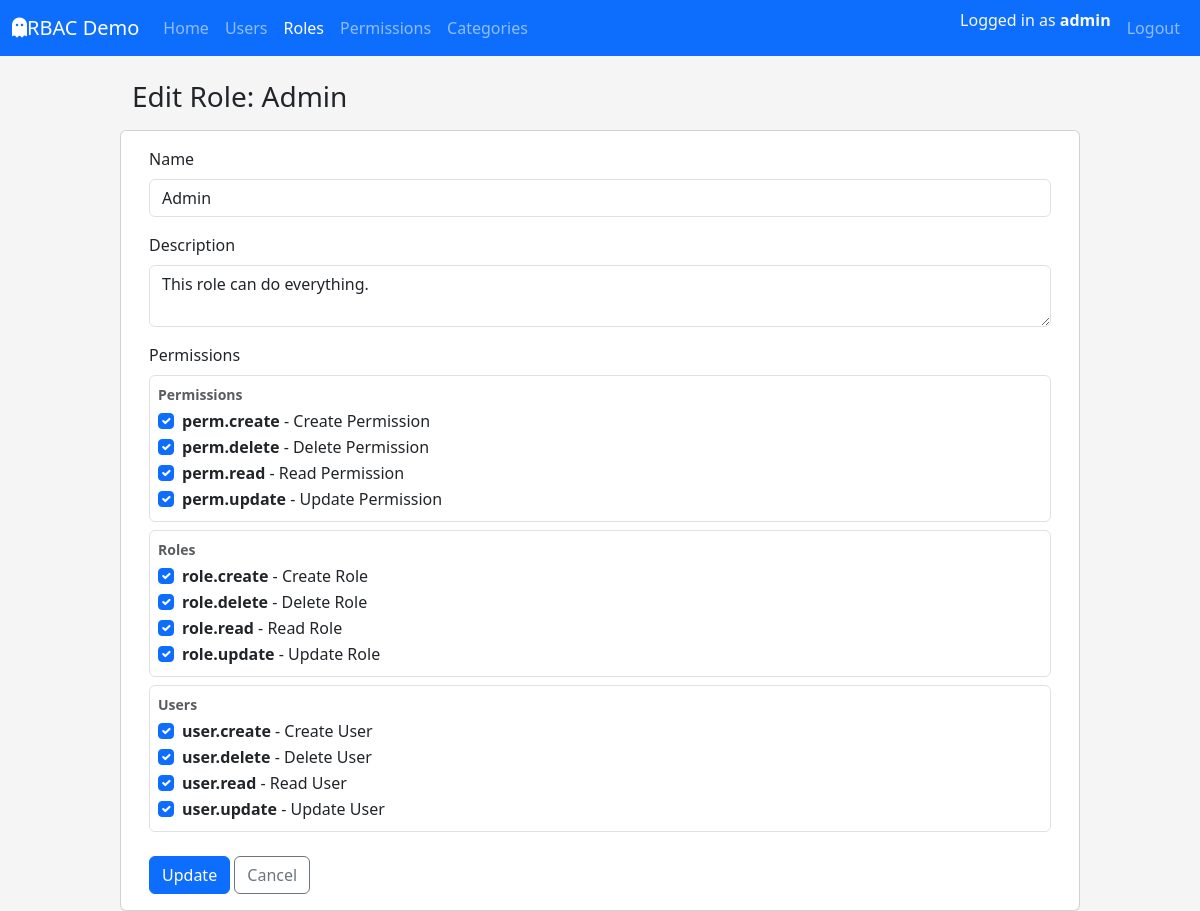
Before: /roles/edit/2 (signed in) with the older database file.
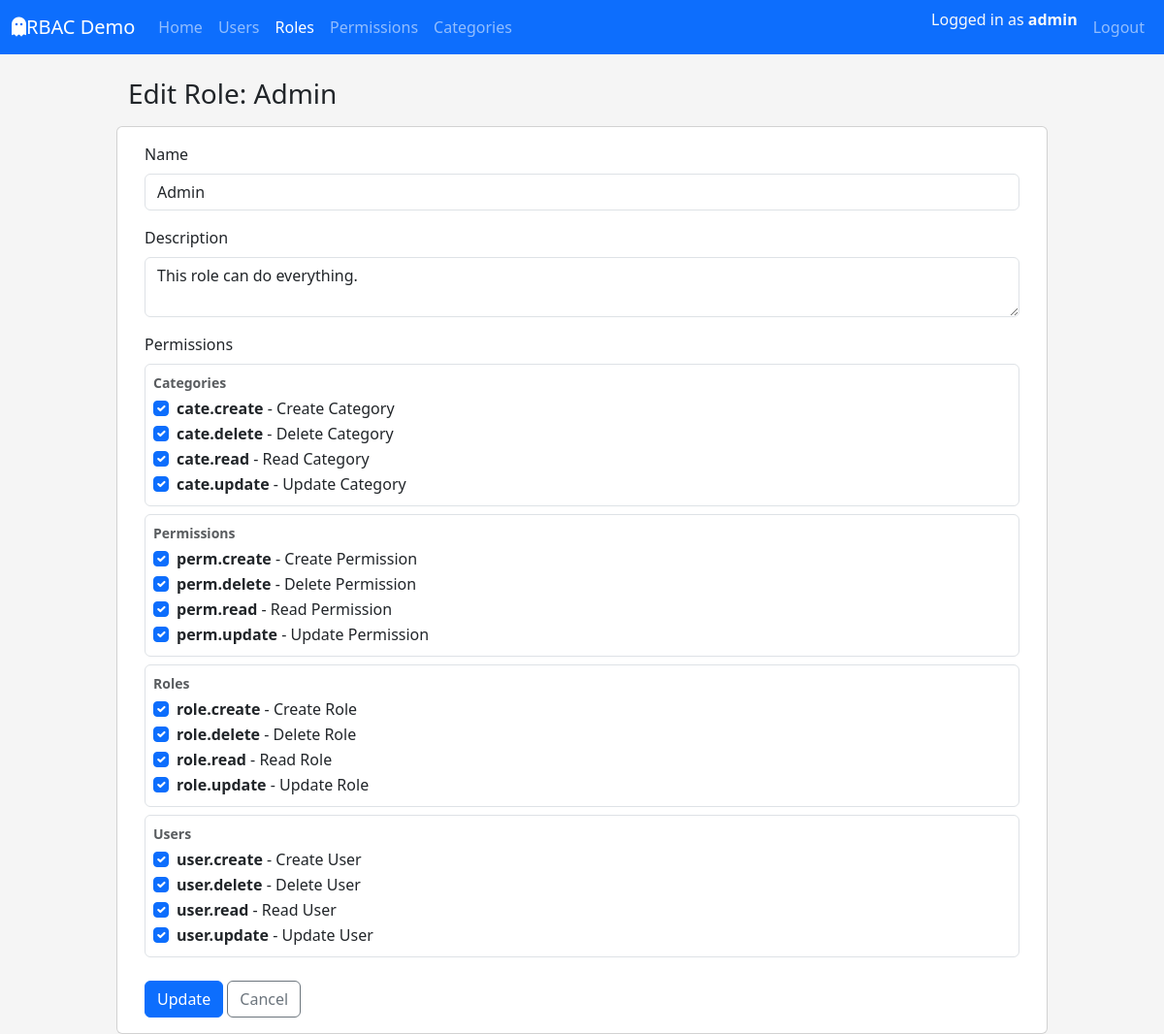
After: the same page with the newer database file.
### app/models/permission.py (models this page shows, shortened)
class PermissionTable(db.Model):
    __tablename__ = "tbl_permissions"
    id = db.Column(db.Integer, primary_key=True)
    code = db.Column(db.String(64), unique=True, nullable=False, index=True)
    name = db.Column(db.String(120), nullable=False)
    description = db.Column(db.String(255))
    module = db.Column(db.String(80), nullable=False, default="General")
    created_at = db.Column(db.DateTime, default=datetime.utcnow, nullable=False)
    updated_at = db.Column(db.DateTime, default=datetime.utcnow,onupdate=datetime.utcnow, nullable=False)
    roles = db.relationship("RoleTable", secondary=tbl_role_permissions, back_populates="permissions")

### app/routes/roles_route.py (the view, shortened to what this page needs)
@role_bp.route('/edit/<int:role_id>', methods=['GET', 'POST'])
@login_required
@permission_required(Perm.ROLE_UPDATE)
def edit(role_id: int):
    role = RoleService.get_role_by_id(role_id)
    if role is None:
        abort(404)
    form = RoleEditForm(origial_role=role, obj=role)
    return render_template("roles/edit.html", form=form, role=role)

### app/forms/role_forms.py (shortened to what this page needs)
class RoleEditForm(FlaskForm):
    name = StringField(
        "Name",
        validators=[DataRequired(), Length(min=1, max=80)],
    )
    description = TextAreaField(
        "Description",
    )
    permission_ids = MultiCheckboxField(
        "Permissions",
        coerce=int,
    )
    submit = SubmitField("Update")
    def __init__(self,origial_role: RoleTable, *args, **kwargs):
        super().__init__(*args, **kwargs)
        self.original_role = origial_role
        self.permission_ids.choices = _permission_choices()
        self.permissions_by_module = _permissions_grouped_by_module()
        if not self.is_submitted():
            self.permission_ids.data = [p.id for p in origial_role.permissions]

### app/forms/role_forms.py (called while the page is built)
def _permission_choices():
    return [
        (perm.id, f"{perm.code} - {perm.name}")
        for perm in db.session.scalars(
            db.select(PermissionTable).order_by(PermissionTable.code)
        )
    ]

### app/models/user.py (called while the page is built)
    def get_permission_codes(self) -> set[str]:
        return {perm.code for role in self.roles for perm in role.permissions}

    def has_permission(self, permission_code: str) -> bool:
        return permission_code in self.get_permission_codes()

### app/templates/roles/edit.html (shortened to what this page needs)
{% extends "layouts/base.html" %}
{% block content %}
    <div class="row">
        <div class="col-lg-8 col-xl-7">
            <div class="d-flex justify-content-between align-items-center mb-3">
                <h1 class="h3 mb-0">Edit Role: {{ role.name }}</h1>
            </div>
        </div>
        <div class="card">
            <div class="card-body">
                {% include "roles/_form.html" %}
            </div>
        </div>
    </div>
{% endblock  %}

### app/templates/roles/_form.html (shortened to what this page needs)
<form method="POST">
  <div class="mb-3">
    {{ form.name.label(class="form-label") }} {{ form.name(class="form-control")
    }}
  </div>
  <div class="mb-3">
    {{ form.description.label(class="form-label") }} {{
    form.description(class="form-control") }}
  </div>
  <div class="mb-3">
    <label class="form-label">{{ form.permission_ids.label.text }}</label>
    {% if form.permissions_by_module %}
    {% for module_name, perms in form.permissions_by_module.items() %}
    <div class="border rounded p-2 mb-2">
      <div class="fw-bold small text-muted mb-1">{{ module_name }}</div>
      {% for perm in perms %}
      <div class="form-check">
        <input
          type="checkbox"
          class="form-check-input"
          id="perm_{{ perm.id }}"
          name="{{ form.permission_ids.name }}"
          value="{{ perm.id }}"
          {% if form.permission_ids.data and perm.id in form.permission_ids.data %}checked
          {% endif %}
        />
        <label class="form-check-label" for="perm_{{ perm.id }}">
          <strong>{{ perm.code }}</strong> - {{ perm.name }}
        </label>
      </div>
      {% endfor %}
    </div>
    {% endfor %}
    {% else %}
    <p class="text-muted small">No permission defined yet.</p>
    {% endif %}
  </div>
  <div class="mt-4">
    {{ form.submit(class="btn btn-primary") }}
    <a href="{{ url_for('tbl_roles.index') }}" class="btn btn-outline-secondary">
        Cancel
    </a>
</div>
</form>

Changed rows visible on the page:
added PermissionTable: module "Categories", permission_ids "☑", code "cate.create", name "Create Category"
added PermissionTable: permission_ids "☑", code "cate.delete", name "Delete Category", shown under "Categories"
added PermissionTable: permission_ids "☑", code "cate.read", name "Read Category", shown under "Categories"
added PermissionTable: permission_ids "☑", code "cate.update", name "Update Category", shown under "Categories"
